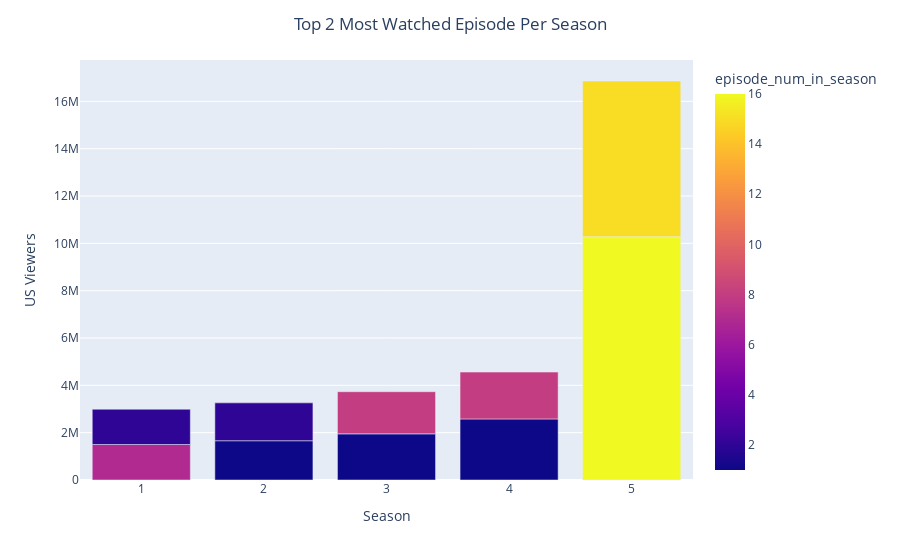

This figure's notebook cell:
### Code cell
dummy=episodes.sort_values(['season','us_viewers'],ascending=False).groupby('season').head(2)
fig = px.bar(dummy, x="season", y="us_viewers",color="episode_num_in_season")
fig.update_layout(title='Top 2 Most Watched Episode Per Season',title_x=0.5,
                   yaxis_title='US Viewers',
                   xaxis_title='Season')
fig.show()

### Figure 1 — Plotly figure (JSON) as saved in the notebook; plotly's stock layout.template omitted (floating-point values rounded to 4 significant figures)
{"data": [{"alignmentgroup": "True", "hovertemplate": "season=%{x}<br>us_viewers=%{y}<br>episode_num_in_season=%{marker.color}<extra></extra>", "legendgroup": "", "marker": {"color": [16, 15, 1, 8, 1, 8, 1, 2, 7, 2], "coloraxis": "coloraxis", "pattern": {"shape": ""}}, "name": "", "offsetgroup": "", "orientation": "v", "showlegend": false, "textposition": "auto", "type": "bar", "x": [5, 5, 4, 4, 3, 3, 2, 2, 1, 1], "xaxis": "x", "y": [10280000, 6580000, 2580000, 1980000, 1950000, 1780000, 1660000, 1600000, 1500000, 1490000], "yaxis": "y"}], "layout": {"barmode": "relative", "coloraxis": {"colorbar": {"title": {"text": "episode_num_in_season"}}, "colorscale": [[0, "#0d0887"], [0.1111, "#46039f"], [0.2222, "#7201a8"], [0.3333, "#9c179e"], [0.4444, "#bd3786"], [0.5556, "#d8576b"], [0.6667, "#ed7953"], [0.7778, "#fb9f3a"], [0.8889, "#fdca26"], [1, "#f0f921"]]}, "legend": {"tracegroupgap": 0}, "margin": {"t": 60}, "title": {"text": "Top 2 Most Watched Episode Per Season", "x": 0.5}, "xaxis": {"anchor": "y", "domain": [0, 1], "title": {"text": "Season"}}, "yaxis": {"anchor": "x", "domain": [0, 1], "title": {"text": "US Viewers"}}}}
